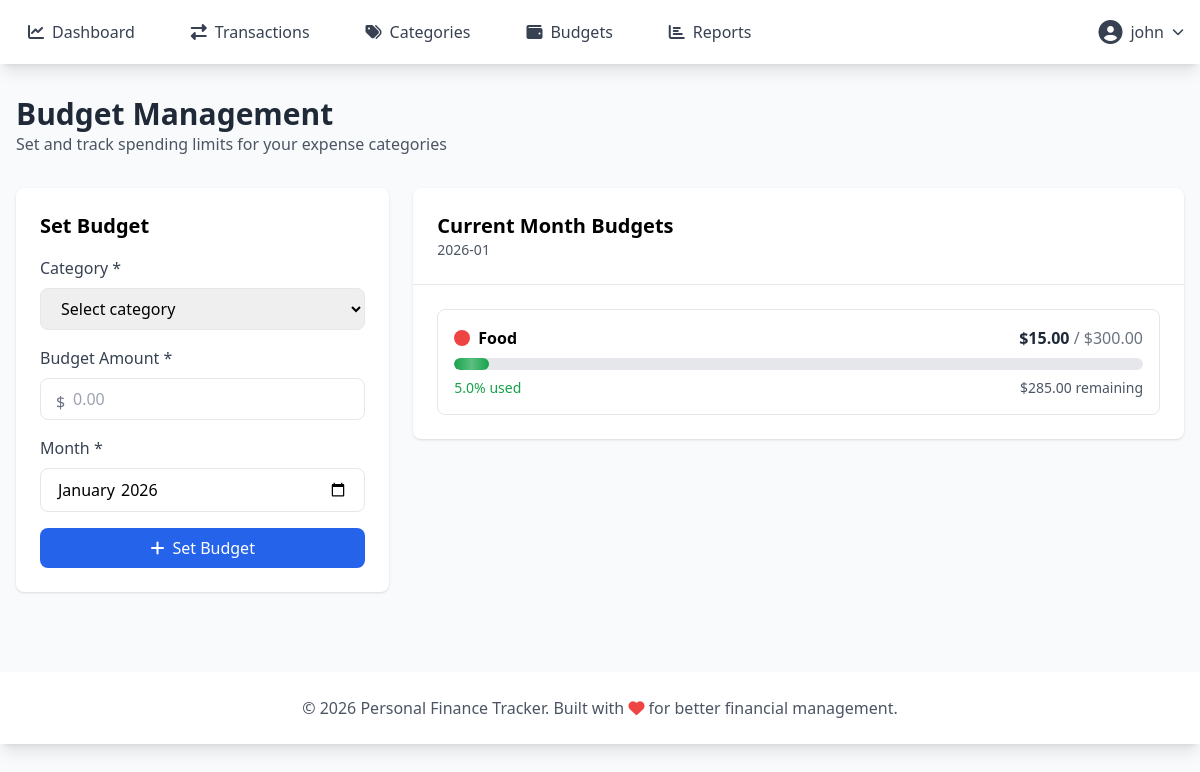
The page /budgets (signed in) on the database its author committed.
### tables this page shows
CREATE TABLE budgets (
            id INTEGER PRIMARY KEY AUTOINCREMENT,
            user_id INTEGER NOT NULL,
            category_id INTEGER NOT NULL,
            amount REAL NOT NULL,
            month TEXT NOT NULL,
            FOREIGN KEY (user_id) REFERENCES users(id),
            FOREIGN KEY (category_id) REFERENCES categories(id),
            UNIQUE(user_id, category_id, month)
        );

CREATE TABLE categories (
            id INTEGER PRIMARY KEY AUTOINCREMENT,
            user_id INTEGER NOT NULL,
            name TEXT NOT NULL,
            type TEXT NOT NULL CHECK(type IN ('income', 'expense')),
            color TEXT DEFAULT '#3B82F6',
            FOREIGN KEY (user_id) REFERENCES users(id),
            UNIQUE(user_id, name)
        );

### app.py (the view)
@app.route('/budgets')
@login_required
def budgets():
    user_id = session['user_id']
    current_month = datetime.now().strftime('%Y-%m')
    conn = get_db()
    cursor = conn.cursor()
    budget_data = cursor.execute('''
        SELECT
            b.id,
            b.amount as budget_amount,
            b.month,
            c.name as category_name,
            c.color,
            c.id as category_id,
            COALESCE(SUM(t.amount), 0) as spent
        FROM budgets b
        JOIN categories c ON b.category_id = c.id
        LEFT JOIN transactions t ON t.category_id = c.id
            AND t.user_id = b.user_id
            AND strftime('%Y-%m', t.date) = b.month
        WHERE b.user_id = ? AND b.month = ?
        GROUP BY b.id
    ''', (user_id, current_month)).fetchall()
    categories = cursor.execute('''
        SELECT c.* FROM categories c
        WHERE c.user_id = ? AND c.type = 'expense'
        AND c.id NOT IN (
            SELECT category_id FROM budgets
            WHERE user_id = ? AND month = ?
        )
        ORDER BY c.name
    ''', (user_id, user_id, current_month)).fetchall()
    conn.close()
    return render_template('budgets.html',
                         budgets=budget_data,
                         categories=categories,
                         current_month=current_month)

### app.py (called while the page is built)
def get_db():
    conn = sqlite3.connect(DATABASE)
    conn.row_factory = sqlite3.Row
    return conn

def login_required(f):
    @wraps(f)
    def decorated_function(*args, **kwargs):
        if 'user_id' not in session:
            flash('Please log in to access this page.', 'warning')
            return redirect(url_for('login'))
        return f(*args, **kwargs)
    return decorated_function

### templates/budgets.html (shortened to what this page needs)
{% extends "base.html" %}
{% block content %}
<div class="mb-8">
    <h1 class="text-3xl font-bold text-gray-800">Budget Management</h1>
    <p class="text-gray-600">Set and track spending limits for your expense categories</p>
</div>
<div class="grid grid-cols-1 lg:grid-cols-3 gap-6">
    <div class="lg:col-span-1">
        <div class="bg-white rounded-lg shadow p-6">
            <h2 class="text-xl font-bold mb-4">Set Budget</h2>
            <form method="POST" action="{{ url_for('add_budget') }}">
                <div class="mb-4">
                    <label class="block text-gray-700 mb-2">Category *</label>
                    <select name="category_id" required
                            class="w-full px-4 py-2 border rounded-lg focus:outline-none focus:ring-2 focus:ring-blue-500">
                        <option value="">Select category</option>
                    </select>
                </div>
                <div class="mb-4">
                    <label class="block text-gray-700 mb-2">Budget Amount *</label>
                    <div class="relative">
                        <span class="absolute left-4 top-3 text-gray-500">$</span>
                        <input type="number" name="amount" step="0.01" min="0" required
                               class="w-full pl-8 pr-4 py-2 border rounded-lg focus:outline-none focus:ring-2 focus:ring-blue-500"
                               placeholder="0.00">
                    </div>
                </div>
                <div class="mb-4">
                    <label class="block text-gray-700 mb-2">Month *</label>
                    <input type="month" name="month" value="{{ current_month }}" required
                           class="w-full px-4 py-2 border rounded-lg focus:outline-none focus:ring-2 focus:ring-blue-500">
                </div>
                <button type="submit"
                        class="w-full bg-blue-600 text-white py-2 rounded-lg hover:bg-blue-700">
                    <i class="fas fa-plus mr-2"></i>Set Budget
                </button>
            </form>
        </div>
    </div>
    <div class="lg:col-span-2">
        <div class="bg-white rounded-lg shadow">
            <div class="p-6 border-b">
                <h2 class="text-xl font-bold">Current Month Budgets</h2>
                <p class="text-sm text-gray-600">{{ current_month }}</p>
            </div>
            <div class="p-6">
                {% if budgets %}
                <div class="space-y-4">
                    {% for b in budgets %}
                    {% set percentage = (b.spent / b.budget_amount * 100) if b.budget_amount > 0 else 0 %}
                    {% set is_over = percentage > 100 %}
                    <div class="card-hover stagger-item border rounded-lg p-4 {% if is_over %}budget-warning{% endif %}">
                        <div class="flex justify-between items-center mb-2">
                            <div class="flex items-center space-x-2">
                                <div class="category-badge w-4 h-4 rounded-full" style="background-color: {{ b.color }}"></div>
                                <span class="font-semibold">{{ b.category_name }}</span>
                            </div>
                            <div class="text-right">
                                <span class="amount-display font-bold {% if is_over %}text-red-600{% else %}text-gray-800{% endif %}">
                                    ${{ "%.2f"|format(b.spent) }}
                                </span>
                                <span class="text-gray-500">/ ${{ "%.2f"|format(b.budget_amount) }}</span>
                            </div>
                        </div>
                        <div class="w-full bg-gray-200 rounded-full h-3 mb-2 overflow-hidden">
                            <div class="progress-bar h-3 rounded-full {% if is_over %}bg-red-600{% elif percentage > 80 %}bg-yellow-500{% else %}bg-green-600{% endif %}"
                                 style="width: {{ [percentage, 100]|min }}%"></div>
                        </div>
                        <div class="flex justify-between text-sm">
                            <span class="{% if is_over %}text-red-600{% elif percentage > 80 %}text-yellow-600{% else %}text-green-600{% endif %}">
                                {{ "%.1f"|format(percentage) }}% used
                            </span>
                            <span class="text-gray-600">
                                ${{ "%.2f"|format(b.budget_amount - b.spent) }} remaining
                            </span>
                        </div>
                    </div>
                    {% endfor %}
                </div>
                {% else %}
                <div class="text-center py-8 text-gray-500">
                    <i class="fas fa-wallet text-5xl mb-4"></i>
                    <p>No budgets set for this month yet.</p>
                    <p class="text-sm">Add a budget to start tracking your spending limits.</p>
                </div>
                {% endif %}
            </div>
        </div>
    </div>
</div>
{% endblock %}

### static/style.css (style rules this page uses)
.card-hover { transition: all 0.3s cubic-bezier(0.4, 0, 0.2, 1); position: relative; overflow: hidden; }
.card-hover::before { content: ''; position: absolute; top: 0; left: -100%; width: 100%; height: 100%; background: linear-gradient( 90deg, transparent, rgba(255, 255, 255, 0.2), transparent ); transition: left 0.5s; }
.progress-bar { transition: width 1s ease-out; position: relative; overflow: hidden; }
.progress-bar::after { content: ''; position: absolute; top: 0; left: 0; bottom: 0; right: 0; background: linear-gradient( 90deg, transparent, rgba(255, 255, 255, 0.3), transparent ); animation: shimmer 2s infinite; }
.category-badge { transition: all 0.3s ease; cursor: pointer; }
html { scroll-behavior: smooth; }
.amount-display { font-variant-numeric: tabular-nums; transition: all 0.3s ease; }
.stagger-item { animation: slideInRight 0.5s ease-out backwards; }
.stagger-item:nth-child(1) { animation-delay: 0.05s; }

### rows shown on the page
budgets: category_name "Food", spent "15.00", budget_amount "300.00", percentage "5.0", b.budget_amount-b.spent "285.00"

### other values the page prints
{{ session.username }} "john"
